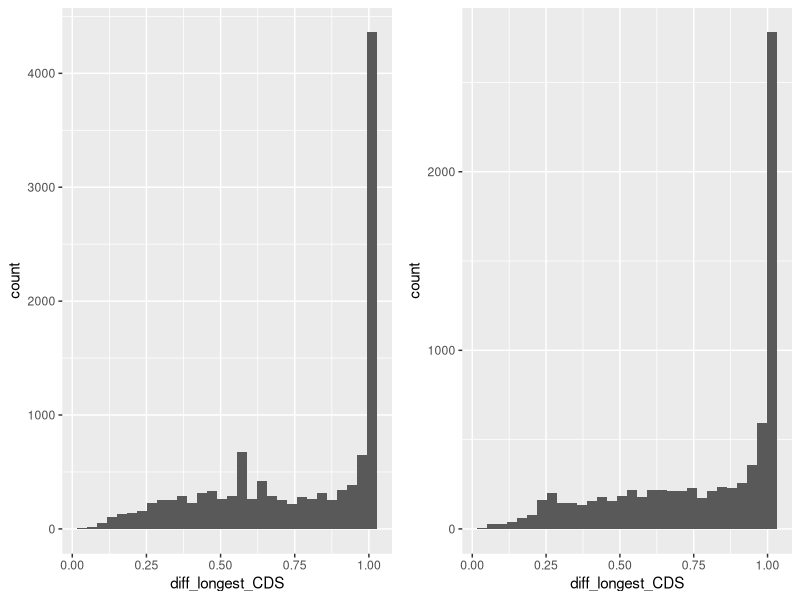
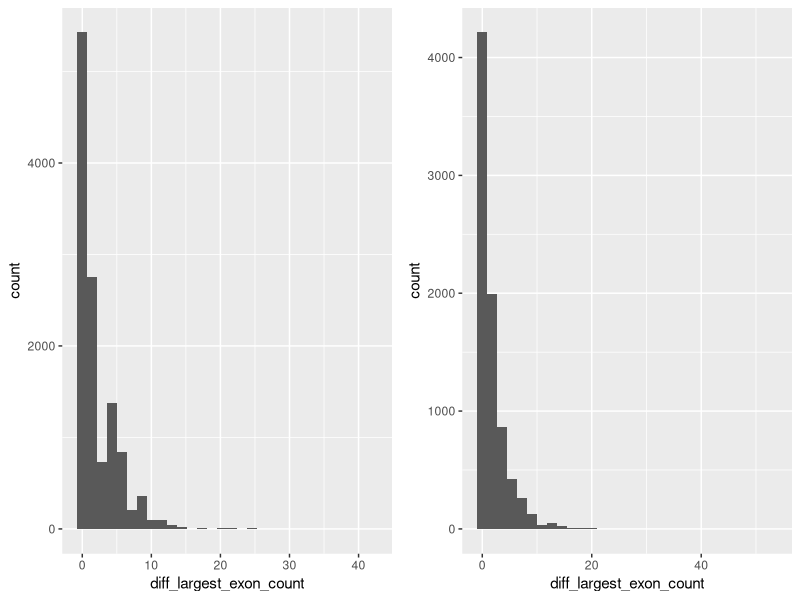
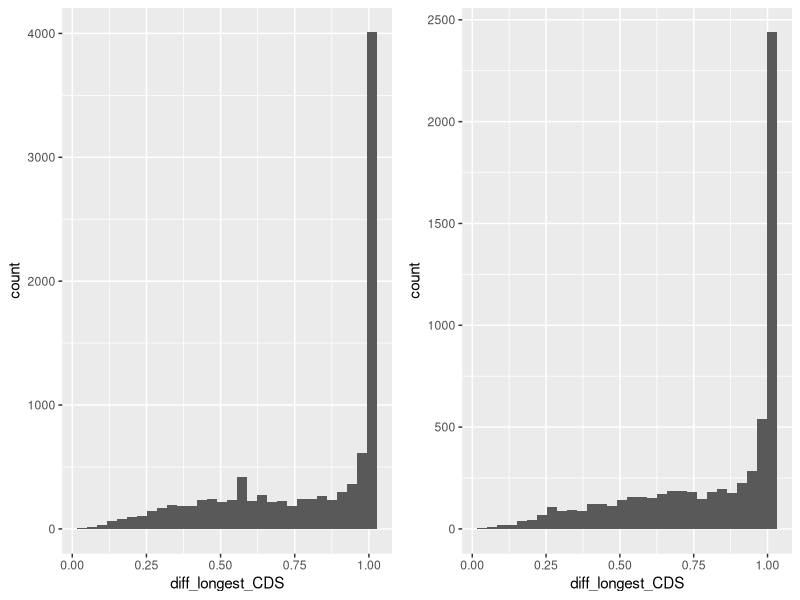

Source code (R) for these figures, in order:
setwd("/Users/clara/Documents/GitHub/Tillandsia-compgenomics/2. Orthology/")
setwd("/home/clara/Documents/GitHub/Tillandsia-compgenomics/2. Orthology/")


data <- read.delim("checklist_curated_orthologs_Tfas-Tlei.txt", header = T, sep = "\t")
# Count number of genes in T. fasciculata with the same number of exons and the same 
# length as the largest gene in the orthogroup
dim(data[data$diff_largest_exon_count == 0 & 
           startsWith(data$Gene_id, "Tfas"),]) # 19738 (75 %)
dim(data[data$diff_longest_CDS == 1 & 
           startsWith(data$Gene_id, "Tfas"),]) # 18416 (69.9 % %)
# Count number of genes in T. leiboldiana with the same number of exons as the largest
# gene in the orthogroup
dim(data[data$diff_largest_exon_count == 0 & 
           startsWith(data$Gene_id, "Tlei"),]) # 19786 (84 %)
dim(data[data$diff_longest_CDS == 1 & 
           startsWith(data$Gene_id, "Tlei"),]) # 18353 (77.8 % %)

library(dplyr)
library(ggplot2)
library(grid)
library(gridExtra)
tfas_data <- data[startsWith(data$Gene_id, "Tfas"),] 
tlei_data <- data[startsWith(data$Gene_id, "Tlei"),]
# How many multicopy genes are complete in exon count and length in Tfas
tfas_multicopy <-  tfas_data %>% group_by(orthogroup) %>% filter(n()>1) # 12014 genes
length(unique(tfas_multicopy$orthogroup)) # 3331 orthogroups, meaning that there are 8683 secondary copies
dim(tfas_multicopy[tfas_multicopy$diff_largest_exon_count == 0,]) # 5427 (45 %) of which 2096 (24 %) are a secondary copy
dim(tfas_multicopy[tfas_multicopy$diff_longest_CDS == 1,]) # 4105 (34.2%) of which 774 are a secondary copy

# How many multicopy genes are complete in exon count and length in Tlei
tlei_multicopy <-  tlei_data %>% group_by(orthogroup) %>% filter(n()>1) # 8011 genes
length(unique(tlei_multicopy$orthogroup)) # 2311 orthogroups, meaning that 5700 genes are secondary copies
dim(tlei_multicopy[tlei_multicopy$diff_largest_exon_count == 0,]) # 4213 (52.6 %) of which 1902 (34 %) are a secondary copy
dim(tlei_multicopy[tlei_multicopy$diff_longest_CDS == 1,]) # 2780 (34.7 %) of which 469 are a secondary copy

# How many multicopy Tfas genes are expressed in both species, and how does this compare to completeness
dim(tfas_multicopy[tfas_multicopy$expressed_Tfas == "True",]) # 9994 of which 6663 are a secondary copy
dim(tfas_multicopy[tfas_multicopy$expressed_Tfas == "True" & tfas_multicopy$diff_largest_exon_count == 0,]) # 4923 (90 % of complete genes are expressed in Tfas) 
dim(tfas_multicopy[tfas_multicopy$expressed_Tlei == "True" & tfas_multicopy$diff_largest_exon_count == 0,]) # 4844 (89 % of complete genes are expressed in Tlei)

# How many multicopy Tlei genes are expressed in both species
dim(tlei_multicopy[tlei_multicopy$expressed_Tfas == "True",]) # 6194 of which 3883 are a secondary copy
dim(tlei_multicopy[tlei_multicopy$expressed_Tlei == "True",]) # 6443 of which 4112 are a secondary copy

# Make histogram of exon count and length differences per family
p1 <-ggplot(data = tfas_multicopy, aes(x = diff_longest_CDS)) +
  geom_histogram()
p2 <- ggplot(data = tlei_multicopy, aes(x = diff_longest_CDS)) +
  geom_histogram()
grid.arrange(p1, p2, nrow = 1)

p1 <-ggplot(data = tfas_multicopy, aes(x = diff_largest_exon_count)) +
  geom_histogram()
p2 <- ggplot(data = tlei_multicopy, aes(x = diff_largest_exon_count)) +
  geom_histogram()
grid.arrange(p1, p2, nrow = 1)

# Make same histogram only for expressed genes
p1 <-ggplot(data = tfas_multicopy[tfas_multicopy$expressed_Tfas == "True",], aes(x = diff_longest_CDS)) +
  geom_histogram()
p2 <- ggplot(data = tlei_multicopy[tlei_multicopy$expressed_Tlei == "True",], aes(x = diff_longest_CDS)) +
  geom_histogram()
grid.arrange(p1, p2, nrow = 1)

# How many multicopy genes have both a start & stopcodon, either or none in Tfas
dim(tfas_multicopy[tfas_multicopy$startcodon == "True" & tfas_multicopy$stopcodon == "True",]) # 10,331 (86 % of multi copy genes)
dim(tfas_multicopy[(tfas_multicopy$startcodon == "True" & tfas_multicopy$stopcodon == "False") | 
                     (tfas_multicopy$startcodon == "False" & tfas_multicopy$stopcodon == "True"),]) # 1373 (11.4 % of multicopy genes)
dim(tfas_multicopy[tfas_multicopy$startcodon == "False" & tfas_multicopy$stopcodon == "False",]) # 310 genes (2.58 % of multicopy genes)
tfas_multicopy_incomplete <- tfas_multicopy[!(tfas_multicopy$startcodon == "True" & tfas_multicopy$stopcodon == "True"),]
write.table(tfas_multicopy_incomplete[,c(1,2)], file = "Incomplete_multicopy_genes_start-stopcodon_Tfas.txt", 
            quote = F, row.names = F)
# How many multicopy genes have both a start & stopcodon, either or none in Tlei
dim(tlei_multicopy[tlei_multicopy$startcodon == "True" & tlei_multicopy$stopcodon == "True",]) # 4011 (50 % of multicopy genes)
dim(tlei_multicopy[(tlei_multicopy$startcodon == "True" & tlei_multicopy$stopcodon == "False") | 
                     (tlei_multicopy$startcodon == "False" & tlei_multicopy$stopcodon == "True"),]) # 3382 (42 %)
dim(tlei_multicopy[tlei_multicopy$startcodon == "False" & tlei_multicopy$stopcodon == "False",]) # 618 (7.71 %)
tlei_multicopy_incomplete <- tlei_multicopy[!(tlei_multicopy$startcodon == "True" & tlei_multicopy$stopcodon == "True"),]
write.table(tlei_multicopy_incomplete[,c(1,2)], file = "Incomplete_multicopy_genes_start-stopcodon_Tlei.txt", 
            quote = F, row.names = F, sep = "\t")

tfas_de_genes <- read.table("checklist_curated_orthologs_Tfas-Tlei.DEgenes_Tfas.txt", header = F)
colnames(tfas_de_genes) <- c("Gene_id",	"orthogroup",	"CDS_length",	"exon_count",	"startcodon",	"stopcodon",	
              "expressed_Tfas",	"expressed_Tlei",	"diff_largest_exon_count", "diff_longest_CDS")
dim(tfas_de_genes[tfas_de_genes$startcodon == "True" & tfas_de_genes$stopcodon == "True",]) # 725 (90.8 % of DE genes)
dim(tfas_de_genes[(tfas_de_genes$startcodon == "True" & tfas_de_genes$stopcodon == "False") | 
                     (tfas_de_genes$startcodon == "False" & tfas_de_genes$stopcodon == "True"),]) # 70 (8.77 % of DE genes)
dim(tfas_de_genes[tfas_de_genes$startcodon == "False" & tfas_de_genes$stopcodon == "False",]) # 3 genes (0.3 % of DE genes)

tlei_de_genes <- read.table("checklist_curated_orthologs_Tfas-Tlei.DEgenes_Tlei.txt", header = F)
colnames(tlei_de_genes) <- c("Gene_id",	"orthogroup",	"CDS_length",	"exon_count",	"startcodon",	"stopcodon",	
                             "expressed_Tfas",	"expressed_Tlei",	"diff_largest_exon_count", "diff_longest_CDS")
dim(tlei_de_genes[tlei_de_genes$startcodon == "True" & tlei_de_genes$stopcodon == "True",]) # 544 (75.3 % of DE genes)
dim(tlei_de_genes[(tlei_de_genes$startcodon == "True" & tlei_de_genes$stopcodon == "False") | 
                    (tlei_de_genes$startcodon == "False" & tlei_de_genes$stopcodon == "True"),]) # 169 (23.4 % of DE genes)
dim(tlei_de_genes[tlei_de_genes$startcodon == "False" & tlei_de_genes$stopcodon == "False",]) # 9 genes (1.2 % of DE genes)
